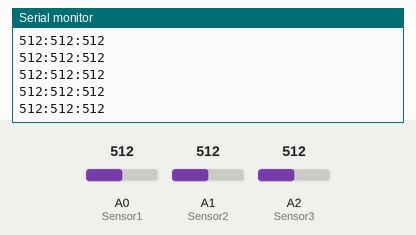
This sketch was run on a simulated Arduino Uno, built with avr-gcc and run on an emulated ATmega328P. Shown: the last lines printed to the serial monitor. The inputs (shaded band) are chosen by the test bench; at power-on: A0 (Sensor1) = 512, A1 (Sensor2) = 512, A2 (Sensor3) = 512.

Above: at 1.2 s.
1.3 s: A0 (Sensor1) set to 11
At 2.0 s:
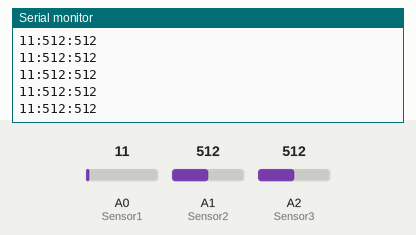
2.8 s: A0 (Sensor1) set to 8
At 3.6 s:
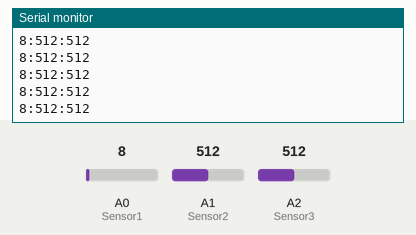
8.8 s: A0 (Sensor1) set to 988
At 9.9 s:
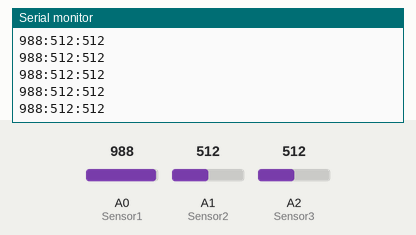
10.3 s: A0 (Sensor1) set to 1014
At 11.2 s:
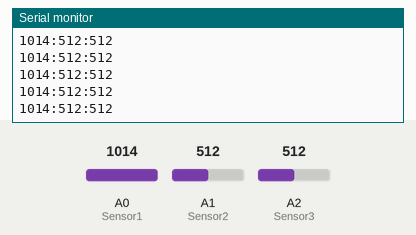
Timing chart, 0 to 13.3 s (numbered marks = the images above; inputs shaded):
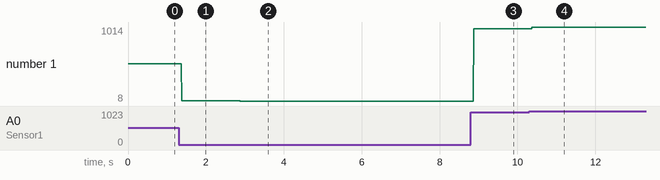

Measured:
- after the input at 1.3 s, the serial monitor: prints a new line after 0.08 s (image 1)
- after the input at 2.8 s, the serial monitor: prints a new line after 0.08 s (image 2)
- after the input at 8.8 s, the serial monitor: prints a new line after 0.07 s (image 3)
- after the input at 10.3 s, the serial monitor: prints a new line after 0.07 s (image 4)
- plotted number 1: 512 → 11 after the input at 1.3 s, 11 → 8 after the input at 2.8 s, 8 → 988 after the input at 8.8 s, 988 → 1014 after the input at 10.3 s

The sketch:

firmware.ino
```cpp
#define Sensor1 A0
#define Sensor2 A1
#define Sensor3 A2

unsigned long lastMillis;
int numberOfCapturePerSecond = 40;
int timeBetweenCaptureInMillis = (1/numberOfCapturePerSecond) * 100;

void setup() {
  // put your setup code here, to run once:
  Serial.begin(9600);
  pinMode(Sensor1, INPUT_PULLUP);
  pinMode(Sensor2, INPUT_PULLUP);
  pinMode(Sensor3, INPUT_PULLUP);
}

void loop() {
  // check if we aren't running too fast
  if (millis() - lastMillis >= timeBetweenCaptureInMillis*10UL) {
    lastMillis = millis(); // reset the last execution time
    int values[3] = {0, 0, 0};
    readSensor(values);
    exportValues(values);
  }
  // if so do nothing
}

void readSensor(int (& values) [3]) {
  values[0] = analogRead(Sensor1);
  values[1] = analogRead(Sensor2);
  values[2] = analogRead(Sensor3);
}

void exportValues(int (& values) [3]) {
  String data;
  for (int x = 0; x < 3; x++) {
    String dataToAdd = String(values[x]);
    data.concat(dataToAdd);
    if (x < 2) {
      String separator = ":";
      data.concat(separator);
    }
  }
  Serial.println(data);
}
```
